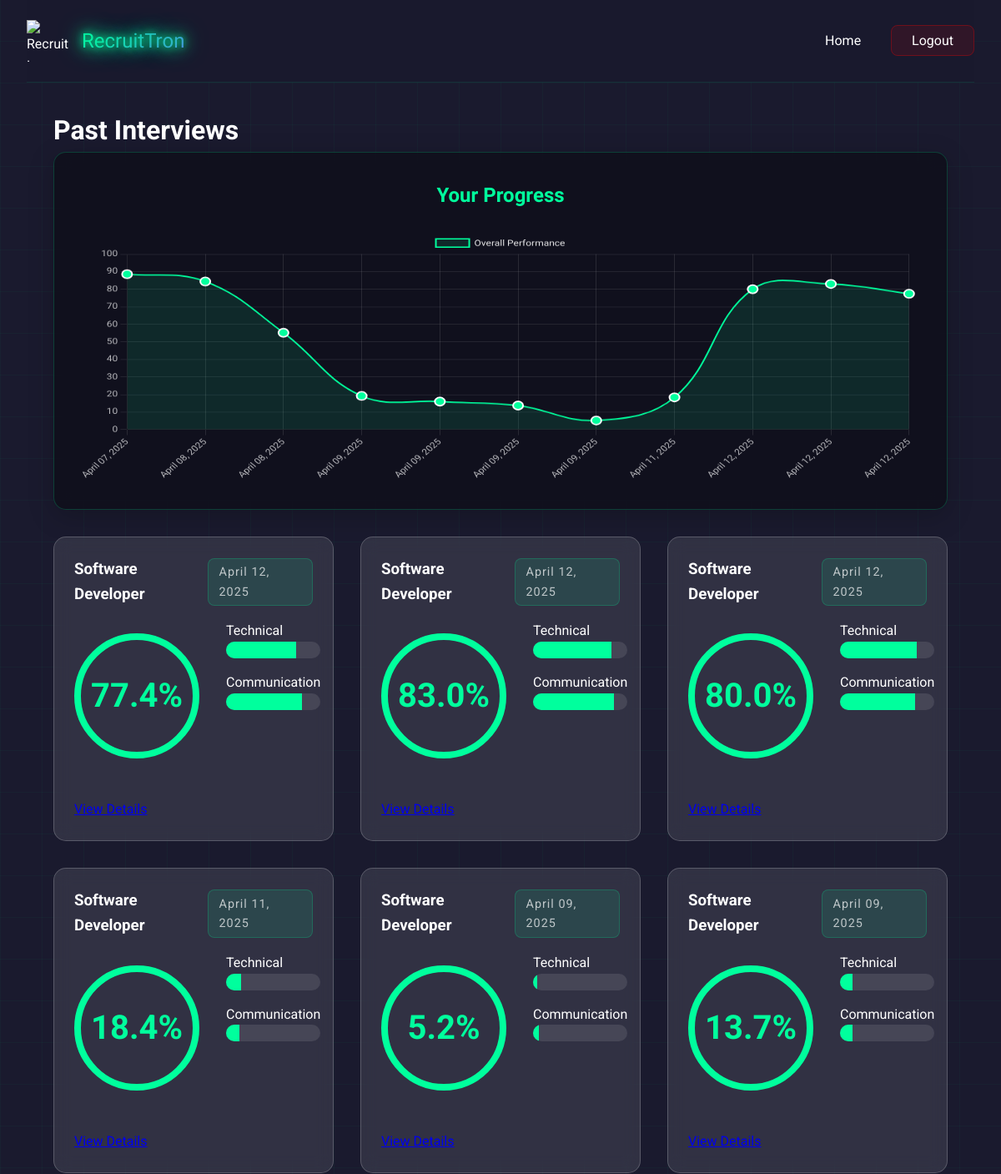
/past-interviews (signed in, upper part), run on an earlier commit of the app's database.
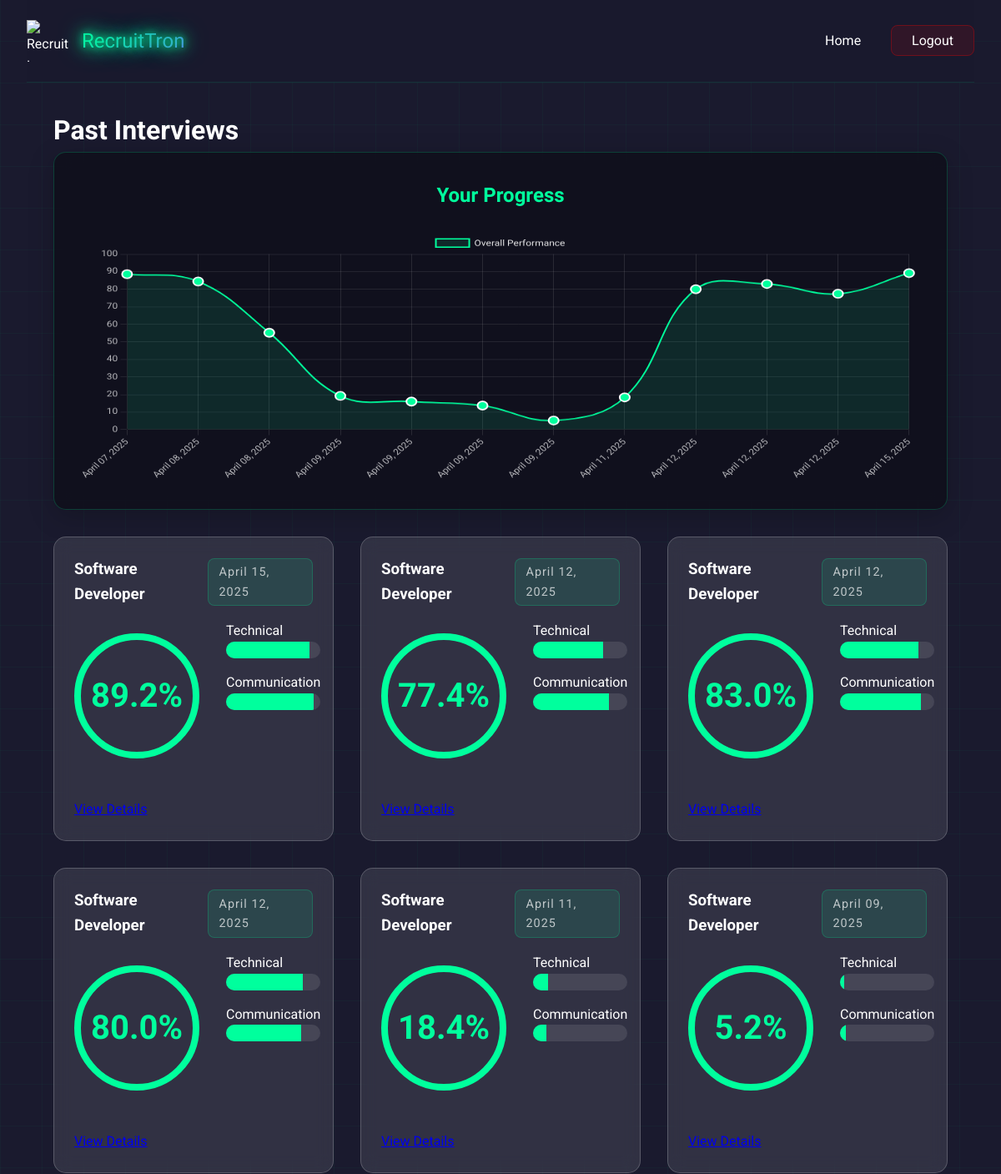
And on a later commit of the database.
### models/interview_feedback.py (models this page shows)
class InterviewFeedback(db.Model):
    id = db.Column(db.Integer, primary_key=True)
    user_id = db.Column(db.Integer, db.ForeignKey('user.id'), nullable=False)
    date = db.Column(db.DateTime, default=datetime.utcnow)
    technical_score = db.Column(db.Float)
    communication_score = db.Column(db.Float)
    confidence_score = db.Column(db.Float)
    total_score = db.Column(db.Float)
    strengths = db.Column(db.JSON)
    improvements = db.Column(db.JSON)
    recommendations = db.Column(db.JSON)
    role = db.Column(db.String(100))
    user = db.relationship('User', backref=db.backref('interviews', lazy=True))

### app.py (the view)
@app.route('/past-interviews')
@login_required
def past_interviews():
    interviews = InterviewFeedback.query.filter_by(user_id=current_user.id)\
        .order_by(InterviewFeedback.date.desc()).all()
    return render_template('past_interviews.html', interviews=interviews)

### app.py (called while the page is built)
@login_manager.user_loader
def load_user(user_id):
    return User.query.get(int(user_id))

### templates/past_interviews.html (shortened to what this page needs)
<!DOCTYPE html>
<html lang="en">
    <head>
        <link rel="stylesheet" href="/static/css/style.css" />
    </head>
    <body class="past-interviews-page">
        <div id="particles-js"></div>
        <div class="cyber-grid"></div>
        <div class="container">
            <nav class="nav-bar glass-nav">
                <div class="logo-container">
                    <img
                        src="/static/img/logo.png"
                        alt="RecruitTron Logo"
                        class="logo"
                    />
                    <span class="logo-text neon-text">RecruitTron</span>
                </div>
                <div class="nav-links">
                    <a href="/" class="nav-link">Home</a>
                    <a href="/logout" class="nav-link logout-btn"
                        ><span>Logout</span></a
                    >
                </div>
            </nav>
            <main class="past-interviews-content">
                <h1 class="cyber-glitch" data-text="Past Interviews">Past Interviews</h1>
                <div class="progress-chart-container glassmorphism">
                    <h2>Your Progress</h2>
                    <canvas id="progressChart"></canvas>
                </div>
                <div class="interviews-grid">
                    {% for interview in interviews %}
                    <div class="interview-card glassmorphism">
                        <div class="interview-header">
                            <h3>{{ interview.role }}</h3>
                            <span class="interview-date">
                                {{ interview.date.strftime('%B %d, %Y') }}
                            </span>
                        </div>
                        <div class="score-overview">
                            <div class="total-score">
                                <div class="score-circle">
                                    <span
                                        >{{ "%.1f"|format(interview.total_score)
                                        }}%</span
                                    >
                                </div>
                            </div>
                            <div class="score-breakdown">
                                <div class="score-item">
                                    <label>Technical</label>
                                    <div class="score-bar">
                                        <div
                                            class="score-fill"
                                            style="width: {{ interview.technical_score }}%"
                                        ></div>
                                    </div>
                                </div>
                                <div class="score-item">
                                    <label>Communication</label>
                                    <div class="score-bar">
                                        <div
                                            class="score-fill"
                                            style="width: {{ interview.communication_score }}%"
                                        ></div>
                                    </div>
                                </div>
                            </div>
                        </div>
                        <a
                            href="{{ url_for('interview_details', interview_id=interview.id) }}"
                            class="cyber-button"
                        >
                            View Details
                        </a>
                    </div>
                    {% endfor %}
                </div>
            </main>
        </div>
    </body>
</html>

### static/css/style.css (style rules this page uses)
:root { --primary-color: #00ff9d; --secondary-color: #6c63ff; --accent-color: #ff3366; --dark-color: #1a1a2e; --light-color: #ffffff; --gradient-1: linear-gradient(135deg, #00ff9d 0%, #6c63ff 100%); --gradient-2: linear-gradient(45deg, #ff3366 0%, #6c63ff 100%); }
* { margin: 0; padding: 0; box-sizing: border-box; }
body { font-family: 'Roboto', sans-serif; background: var(--dark-color); color: var(--light-color); line-height: 1.6; overflow-x: hidden; cursor: default; }
#particles-js { position: fixed; top: 0; left: 0; width: 100%; height: 100%; z-index: -1; }
.container { max-width: 1200px; margin: 0 auto; padding: 0 2rem; }
.nav-bar { display: flex; justify-content: space-between; align-items: center; padding: 1.5rem 0; }
.logo-container { display: flex; align-items: center; gap: 1rem; }
.logo { width: 50px; height: 50px; }
.logo-text { font-family: 'Orbitron', sans-serif; font-size: 1.5rem; background: var(--gradient-1); -webkit-background-clip: text; -webkit-text-fill-color: transparent; }
.nav-links a { color: var(--light-color); text-decoration: none; margin-left: 2rem; transition: color 0.3s ease; }
.neon-text { color: #fff; text-shadow: 0 0 10px var(--primary-color), 0 0 20px var(--primary-color), 0 0 30px var(--primary-color); }
.glassmorphism { background: rgba(255, 255, 255, 0.1); backdrop-filter: blur(10px); border-radius: 20px; border: 1px solid rgba(255, 255, 255, 0.2); padding: 2rem; transition: transform 0.3s ease; }
.cyber-grid { position: fixed; top: 0; left: 0; width: 100%; height: 100%; background: linear-gradient(90deg, rgba(0, 255, 157, 0.03) 1px, transparent 1px) 0 0 / 50px 50px, linear-gradient(0deg, rgba(0, 255, 157, 0.03) 1px, transparent 1px) 0 0 / 50px 50px; pointer-events: none; animation: gridMove 20s linear infinite; }
.glass-nav { background: rgba(26, 26, 46, 0.8); backdrop-filter: blur(10px); border-bottom: 1px solid rgba(0, 255, 157, 0.1); }
.logout-btn { background: rgba(255, 0, 0, 0.1); border: 1px solid rgba(255, 0, 0, 0.3); padding: 0.5rem 1.5rem; border-radius: 8px; transition: all 0.3s ease; }
.score-overview { display: flex; gap: 2rem; margin-bottom: 2rem; }
.score-circle { width: 150px; height: 150px; border-radius: 50%; border: 8px solid #00ff9d; display: flex; align-items: center; justify-content: center; font-size: 2.5rem; font-weight: bold; color: #00ff9d; margin: 1rem auto; }
.score-breakdown { flex: 1; }
.score-item { margin-bottom: 1rem; }
.score-bar { height: 20px; background: rgba(255, 255, 255, 0.1); border-radius: 10px; overflow: hidden; }
.score-fill { height: 100%; background: #00ff9d; transition: width 1s ease-in-out; }
.past-interviews-content { max-width: 1200px; margin: 0 auto; padding: 2rem; }
.interviews-grid { display: grid; grid-template-columns: repeat(auto-fill, minmax(300px, 1fr)); gap: 2rem; margin-top: 2rem; }
.interview-card { padding: 1.5rem; border-radius: 15px; transition: transform 0.3s ease; }
.interview-header { display: flex; justify-content: space-between; align-items: center; margin-bottom: 1rem; }
.interview-date { color: var(--accent-color); font-size: 0.9rem; }
.interview-date { color: rgba(255, 255, 255, 0.7); font-size: 1.1rem; margin-bottom: 2rem; }
.interview-date { color: rgba(255, 255, 255, 0.7); font-size: 1.1rem; margin-bottom: 2rem; font-family: 'Roboto', sans-serif; letter-spacing: 1px; background: rgba(0, 255, 157, 0.1); padding: 0.5rem 1rem; border-radius: 8px; border: 1px solid rgba(0, 255, 157, 0.2); display: inline-block; }
.interview-header .interview-date { margin-bottom: 0; font-size: 0.9rem; padding: 0.3rem 0.8rem; }
.progress-chart-container { background: rgba(13, 13, 23, 0.7); border-radius: 15px; padding: 2rem; margin-bottom: 2rem; border: 1px solid rgba(0, 255, 157, 0.2); box-shadow: 0 8px 32px rgba(0, 0, 0, 0.2); }
.progress-chart-container h2 { color: var(--primary-color); font-family: 'Orbitron', sans-serif; margin-bottom: 1.5rem; font-size: 1.5rem; text-align: center; }
.progress-chart-container canvas { width: 100% !important; height: 300px !important; margin: 0 auto; }

What changed in the data, as far as the page shows it:
no longer on this page (row unchanged): InterviewFeedback: role "Software Developer", date "April 09, 2025", total_score "13.7", technical_score 12.8571 (drawn), communication_score 12.8571 (drawn)
added InterviewFeedback: role "Software Developer", date "April 15, 2025", total_score "89.2", technical_score 88 (drawn), communication_score 93 (drawn)
Also different on the page:
chart data {{ interview.total_score }}: 77.4, 83.0, 80.0, 18.4, 5.2, 13.714285714285714, 16.0, 19.2, 55.2, 84.4, 88.6 → 89.2, 77.4, 83.0, 80.0, 18.4, 5.2, 13.714285714285714, 16.0, 19.2, 55.2, 84.4, 88.6
